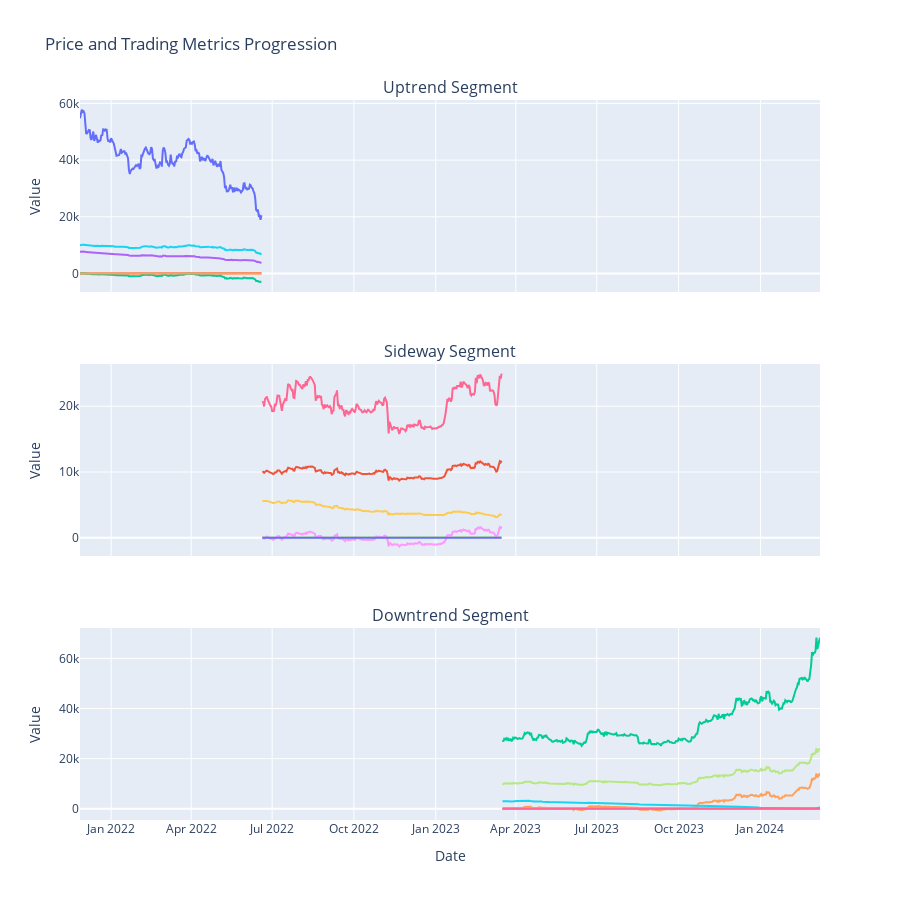

Notebook code cell kept with this figure:
### Markdown cell above
### Subplot

### Code cell
# Manually segment your data
downtrend_start_idx = start_idx
downtrend_end_idx = 465

sideway_start_idx = 465
sideway_end_idx = 735

uptrend_start_idx =  735
uptrend_end_idx =  len(new_indicator)

# Test strategy on each segment
downtrend_prices, downtrend_indicator_values, downtrend_profits, downtrend_cash, downtrend_bitcoin, downtrend_total = strategy(
    indcator=new_indicator[downtrend_start_idx:downtrend_end_idx].copy(),
    prices=combined_dataframe.price[downtrend_start_idx:downtrend_end_idx].copy().values)

sideway_prices, sideway_indicator_values, sideway_profits, sideway_cash, sideway_bitcoin, sideway_total = strategy(
    indcator=new_indicator[sideway_start_idx:sideway_end_idx].copy(),
    prices=combined_dataframe.price[sideway_start_idx:sideway_end_idx].copy().values)

uptrend_prices, uptrend_indicator_values, uptrend_profits, uptrend_cash, uptrend_bitcoin, uptrend_total = strategy(
    indcator=new_indicator[uptrend_start_idx:uptrend_end_idx].copy(),
    prices=combined_dataframe.price[uptrend_start_idx:uptrend_end_idx].copy().values)

# Collect dates for each segment
downtrend_dates = Dates[downtrend_start_idx:downtrend_end_idx]

sideway_dates = Dates[sideway_start_idx:sideway_end_idx]

uptrend_dates = Dates[uptrend_start_idx:uptrend_end_idx]

# Create tuples for each segment
downtrend_data = (downtrend_prices, downtrend_indicator_values, downtrend_profits, downtrend_cash, downtrend_bitcoin, downtrend_total, downtrend_dates)

sideway_data = (sideway_prices, sideway_indicator_values, sideway_profits, sideway_cash, sideway_bitcoin, sideway_total, sideway_dates)

uptrend_data = (uptrend_prices, uptrend_indicator_values, uptrend_profits, uptrend_cash, uptrend_bitcoin, uptrend_total, uptrend_dates)

# Plot the segments
subplot("Linear All Indicator", downtrend_data, sideway_data, uptrend_data)

### Figure 1 — Plotly figure (JSON) as saved in the notebook; plotly's stock layout.template omitted (floating-point values rounded to 4 significant figures; data arrays with more than 128 entries replaced by an {"elided": "..."} marker saying what was removed)
{"data": [{"mode": "lines", "name": "Price", "type": "scatter", "x": {"elided": "205 str values"}, "xaxis": "x", "y": {"elided": "205 float values"}, "yaxis": "y"}, {"mode": "lines", "name": "Linear All Indicator", "type": "scatter", "x": {"elided": "205 str values"}, "xaxis": "x", "y": {"elided": "205 float values"}, "yaxis": "y"}, {"mode": "lines", "name": "Profit", "type": "scatter", "x": {"elided": "205 str values"}, "xaxis": "x", "y": {"elided": "205 float values"}, "yaxis": "y"}, {"mode": "lines", "name": "Cash Balance", "type": "scatter", "x": {"elided": "205 str values"}, "xaxis": "x", "y": {"elided": "205 float values"}, "yaxis": "y"}, {"mode": "lines", "name": "Bitcoin Amount", "type": "scatter", "x": {"elided": "205 str values"}, "xaxis": "x", "y": {"elided": "205 float values"}, "yaxis": "y"}, {"mode": "lines", "name": "Total Balance", "type": "scatter", "x": {"elided": "205 str values"}, "xaxis": "x", "y": {"elided": "205 float values"}, "yaxis": "y"}, {"mode": "lines", "name": "Price", "type": "scatter", "x": {"elided": "270 str values"}, "xaxis": "x2", "y": {"elided": "270 float values"}, "yaxis": "y2"}, {"mode": "lines", "name": "Linear All Indicator", "type": "scatter", "x": {"elided": "270 str values"}, "xaxis": "x2", "y": {"elided": "270 float values"}, "yaxis": "y2"}, {"mode": "lines", "name": "Profit", "type": "scatter", "x": {"elided": "270 str values"}, "xaxis": "x2", "y": {"elided": "270 float values"}, "yaxis": "y2"}, {"mode": "lines", "name": "Cash Balance", "type": "scatter", "x": {"elided": "270 str values"}, "xaxis": "x2", "y": {"elided": "270 float values"}, "yaxis": "y2"}, {"mode": "lines", "name": "Bitcoin Amount", "type": "scatter", "x": {"elided": "270 str values"}, "xaxis": "x2", "y": {"elided": "270 float values"}, "yaxis": "y2"}, {"mode": "lines", "name": "Total Balance", "type": "scatter", "x": {"elided": "270 str values"}, "xaxis": "x2", "y": {"elided": "270 float values"}, "yaxis": "y2"}, {"mode": "lines", "name": "Price", "type": "scatter", "x": {"elided": "358 str values"}, "xaxis": "x3", "y": {"elided": "358 float values"}, "yaxis": "y3"}, {"mode": "lines", "name": "Linear All Indicator", "type": "scatter", "x": {"elided": "358 str values"}, "xaxis": "x3", "y": {"elided": "358 float values"}, "yaxis": "y3"}, {"mode": "lines", "name": "Profit", "type": "scatter", "x": {"elided": "358 str values"}, "xaxis": "x3", "y": {"elided": "358 float values"}, "yaxis": "y3"}, {"mode": "lines", "name": "Cash Balance", "type": "scatter", "x": {"elided": "358 str values"}, "xaxis": "x3", "y": {"elided": "358 float values"}, "yaxis": "y3"}, {"mode": "lines", "name": "Bitcoin Amount", "type": "scatter", "x": {"elided": "358 str values"}, "xaxis": "x3", "y": {"elided": "358 float values"}, "yaxis": "y3"}, {"mode": "lines", "name": "Total Balance", "type": "scatter", "x": {"elided": "358 str values"}, "xaxis": "x3", "y": {"elided": "358 float values"}, "yaxis": "y3"}], "layout": {"annotations": [{"font": {"size": 16}, "showarrow": false, "text": "Uptrend Segment", "x": 0.5, "xanchor": "center", "xref": "paper", "y": 1, "yanchor": "bottom", "yref": "paper"}, {"font": {"size": 16}, "showarrow": false, "text": "Sideway Segment", "x": 0.5, "xanchor": "center", "xref": "paper", "y": 0.6333, "yanchor": "bottom", "yref": "paper"}, {"font": {"size": 16}, "showarrow": false, "text": "Downtrend Segment", "x": 0.5, "xanchor": "center", "xref": "paper", "y": 0.2667, "yanchor": "bottom", "yref": "paper"}], "height": 900, "hovermode": "x unified", "showlegend": false, "title": {"text": "Price and Trading Metrics Progression"}, "xaxis": {"anchor": "y", "domain": [0, 1], "matches": "x3", "showticklabels": false}, "xaxis2": {"anchor": "y2", "domain": [0, 1], "matches": "x3", "showticklabels": false}, "xaxis3": {"anchor": "y3", "domain": [0, 1], "title": {"text": "Date"}}, "yaxis": {"anchor": "x", "domain": [0.7333, 1], "title": {"text": "Value"}}, "yaxis2": {"anchor": "x2", "domain": [0.3667, 0.6333], "title": {"text": "Value"}}, "yaxis3": {"anchor": "x3", "domain": [0, 0.2667], "title": {"text": "Value"}}}}
